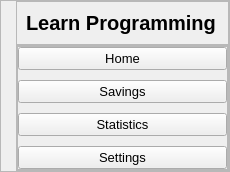
     <widget class="QCustomSlideMenu" name="leftMenu" native="true">
      <property name="minimumSize">
       <size>
        <width>230</width>
        <height>0</height>
       </size>
      </property>
      <property name="maximumSize">
       <size>
        <width>230</width>
        <height>16777215</height>
       </size>
      </property>
      <layout class="QVBoxLayout" name="verticalLayout_8">
       <property name="spacing">
        <number>0</number>
       </property>
       <property name="leftMargin">
        <number>0</number>
       </property>
       <property name="topMargin">
        <number>0</number>
       </property>
       <property name="rightMargin">
        <number>0</number>
       </property>
       <property name="bottomMargin">
        <number>0</number>
       </property>
       <item>
        <widget class="QFrame" name="frame_11">
         <property name="frameShape">
          <enum>QFrame::StyledPanel</enum>
         </property>
         <property name="frameShadow">
          <enum>QFrame::Raised</enum>
         </property>
         <layout class="QVBoxLayout" name="verticalLayout_9">
          <property name="spacing">
           <number>0</number>
          </property>
          <property name="leftMargin">
           <number>15</number>
          </property>
          <property name="topMargin">
           <number>0</number>
          </property>
          <property name="rightMargin">
           <number>0</number>
          </property>
          <property name="bottomMargin">
           <number>0</number>
          </property>
          <item alignment="Qt::AlignTop">
           <widget class="QFrame" name="frame_12">
            <property name="frameShape">
             <enum>QFrame::StyledPanel</enum>
            </property>
            <property name="frameShadow">
             <enum>QFrame::Raised</enum>
            </property>
            <layout class="QHBoxLayout" name="horizontalLayout_18">
             <item alignment="Qt::AlignTop">
              <widget class="QLabel" name="label_43">
               <property name="font">
                <font>
                 <pointsize>15</pointsize>
                 <weight>75</weight>
                 <bold>true</bold>
                </font>
               </property>
               <property name="text">
                <string>Learn Programming</string>
               </property>
              </widget>
             </item>
            </layout>
           </widget>
          </item>
          <item>
           <widget class="QFrame" name="frame_13">
            <property name="sizePolicy">
             <sizepolicy hsizetype="Preferred" vsizetype="Expanding">
              <horstretch>0</horstretch>
              <verstretch>0</verstretch>
             </sizepolicy>
            </property>
            <property name="frameShape">
             <enum>QFrame::StyledPanel</enum>
            </property>
            <property name="frameShadow">
             <enum>QFrame::Raised</enum>
            </property>
            <layout class="QVBoxLayout" name="verticalLayout_12">
             <property name="spacing">
              <number>0</number>
             </property>
             <property name="leftMargin">
              <number>0</number>
             </property>
             <property name="topMargin">
              <number>0</number>
             </property>
             <property name="rightMargin">
              <number>0</number>
             </property>
             <property name="bottomMargin">
              <number>0</number>
             </property>
             <item alignment="Qt::AlignTop">
              <widget class="QFrame" name="frame_14">
               <property name="frameShape">
                <enum>QFrame::StyledPanel</enum>
               </property>
               <property name="frameShadow">
                <enum>QFrame::Raised</enum>
               </property>
               <layout class="QVBoxLayout" name="verticalLayout_11">
                <property name="spacing">
                 <number>10</number>
                </property>
                <property name="leftMargin">
                 <number>0</number>
                </property>
                <property name="topMargin">
                 <number>0</number>
                </property>
                <property name="rightMargin">
                 <number>0</number>
                </property>
                <property name="bottomMargin">
                 <number>0</number>
                </property>
                <item>
                 <widget class="QPushButton" name="pushButton_7">
                  <property name="font">
                   <font>
                    <pointsize>10</pointsize>
                   </font>
                  </property>
                  <property name="text">
                   <string>Home</string>
                  </property>
                  <property name="icon">
                   <iconset resource="resources.qrc">
                    <normaloff>:/blueIcons/assets/icons/blue/home.svg</normaloff>:/blueIcons/assets/icons/blue/home.svg</iconset>
                  </property>
                  <property name="iconSize">
                   <size>
                    <width>24</width>
                    <height>24</height>
                   </size>
                  </property>
                 </widget>
                </item>
                <item>
                 <widget class="QPushButton" name="pushButton_8">
                  <property name="font">
                   <font>
                    <pointsize>10</pointsize>
                   </font>
                  </property>
                  <property name="text">
                   <string>Savings</string>
                  </property>
                  <property name="icon">
                   <iconset resource="resources.qrc">
                    <normaloff>:/whiteIcons/assets/icons/white/grid.svg</normaloff>:/whiteIcons/assets/icons/white/grid.svg</iconset>
                  </property>
                  <property name="iconSize">
                   <size>
                    <width>24</width>
                    <height>24</height>
                   </size>
                  </property>
                 </widget>
                </item>
                <item>
                 <widget class="QPushButton" name="pushButton_9">
                  <property name="font">
                   <font>
                    <pointsize>10</pointsize>
                   </font>
                  </property>
                  <property name="text">
                   <string>Statistics</string>
                  </property>
                  <property name="icon">
                   <iconset resource="resources.qrc">
                    <normaloff>:/whiteIcons/assets/icons/white/bar-chart.svg</normaloff>:/whiteIcons/assets/icons/white/bar-chart.svg</iconset>
                  </property>
                  <property name="iconSize">
                   <size>
                    <width>24</width>
                    <height>24</height>
                   </size>
                  </property>
                 </widget>
                </item>
                <item>
                 <widget class="QPushButton" name="pushButton_10">
                  <property name="font">
                   <font>
                    <pointsize>10</pointsize>
                   </font>
                  </property>
                  <property name="text">
                   <string>Settings</string>
                  </property>
                  <property name="icon">
                   <iconset resource="resources.qrc">
                    <normaloff>:/whiteIcons/assets/icons/white/settings.svg</normaloff>:/whiteIcons/assets/icons/white/settings.svg</iconset>
                  </property>
                  <property name="iconSize">
                   <size>
                    <width>24</width>
                    <height>24</height>
                   </size>
                  </property>
                 </widget>
                </item>
               </layout>
              </widget>
             </item>
            </layout>
           </widget>
          </item>
         </layout>
        </widget>
       </item>
      </layout>
     </widget>
